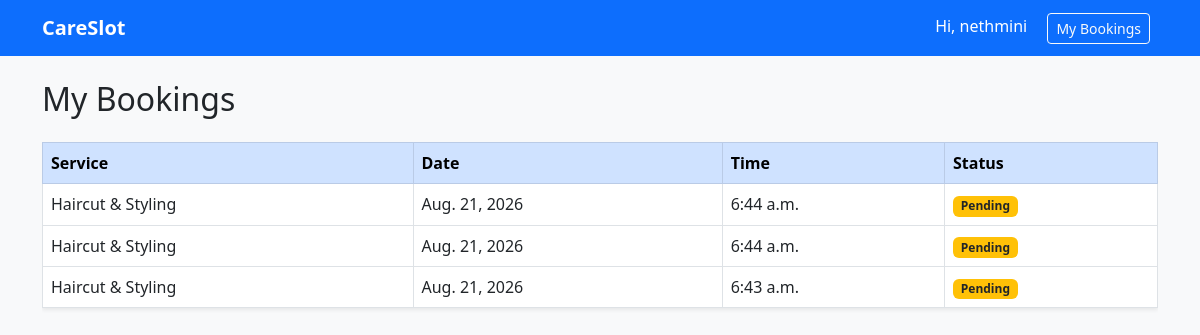
/my-bookings/ (signed in), run on the app's committed database.
### bookings/models.py (models this page shows, shortened)
class Booking(models.Model):
    STATUS_CHOICES = [
        ('Pending', 'Pending'),
        ('Confirmed', 'Confirmed'),
        ('Cancelled', 'Cancelled'),
    ]
    user = models.ForeignKey(User, on_delete=models.CASCADE, related_name='bookings')
    service = models.ForeignKey(Service, on_delete=models.CASCADE, related_name='bookings')
    booking_date = models.DateField()
    booking_time = models.TimeField()
    status = models.CharField(max_length=20, choices=STATUS_CHOICES, default='Pending')
    created_at = models.DateTimeField(auto_now_add=True)
    class Meta:
        unique_together = ['service', 'booking_date', 'booking_time']

class Service(models.Model):
    title = models.CharField(max_length=100)
    description = models.TextField()
    price = models.DecimalField(max_digits=8, decimal_places=2)
    duration_minutes = models.IntegerField(default=30)
    created_at = models.DateTimeField(auto_now_add=True)

### bookings/views.py (the view)
# urls.py: path('my-bookings/', views.my_bookings, name='my_bookings'),
@login_required
def my_bookings(request):
    user_bookings = Booking.objects.filter(user=request.user).order_by('-created_at')
    return render(request, 'bookings/my_bookings.html', {'bookings': user_bookings})

### bookings/templates/bookings/my_bookings.html
{% extends 'bookings/base.html' %}
{% block content %}
<h2 class="mb-4">My Bookings</h2>
<div class="table-responsive">
    <table class="table table-bordered bg-white shadow-sm">
        <thead class="table-primary">
            <tr>
                <th>Service</th>
                <th>Date</th>
                <th>Time</th>
                <th>Status</th>
            </tr>
        </thead>
        <tbody>
            {% for booking in bookings %}
            <tr>
                <td>{{ booking.service.title }}</td>
                <td>{{ booking.booking_date }}</td>
                <td>{{ booking.booking_time }}</td>
                <td>
                    <span class="badge {% if booking.status == 'Confirmed' %}bg-success{% elif booking.status == 'Pending' %}bg-warning text-dark{% else %}bg-danger{% endif %}">
                        {{ booking.status }}
                    </span>
                </td>
            </tr>
            {% empty %}
            <tr>
                <td colspan="4" class="text-center">No bookings found.</td>
            </tr>
            {% endfor %}
        </tbody>
    </table>
</div>
{% endblock %}

### bookings/templates/bookings/base.html (shortened to what this page needs)
<!DOCTYPE html>
<html lang="en">
<head>
    <link href="https://cdn.jsdelivr.net/npm/bootstrap@5.3.0/dist/css/bootstrap.min.css" rel="stylesheet">
</head>
<body class="bg-light">
    <nav class="navbar navbar-expand-lg navbar-dark bg-primary mb-4">
        <div class="container">
            <a class="navbar-brand fw-bold" href="{% url 'service_list' %}">CareSlot</a>
            <div>
                {% if user.is_authenticated %}
                    <span class="text-white me-3">Hi, {{ user.username }}</span>
                    <a href="{% url 'my_bookings' %}" class="btn btn-outline-light btn-sm me-2">My Bookings</a>
                {% else %}
                    <a href="/admin/login/" class="btn btn-outline-light btn-sm">Login</a>
                {% endif %}
            </div>
        </div>
    </nav>
    <div class="container">
        {% block content %}{% endblock %}
    </div>
</body>
</html>

### data on the page
Booking: service "Haircut & Styling", booking_date "Aug. 21, 2026", booking_time "6:44 a.m.", status "Pending"
Booking: service "Haircut & Styling", booking_date "Aug. 21, 2026", booking_time "6:44 a.m.", status "Pending"
Booking: service "Haircut & Styling", booking_date "Aug. 21, 2026", booking_time "6:43 a.m.", status "Pending"

### other printed values
{{ user.username }} "nethmini"
